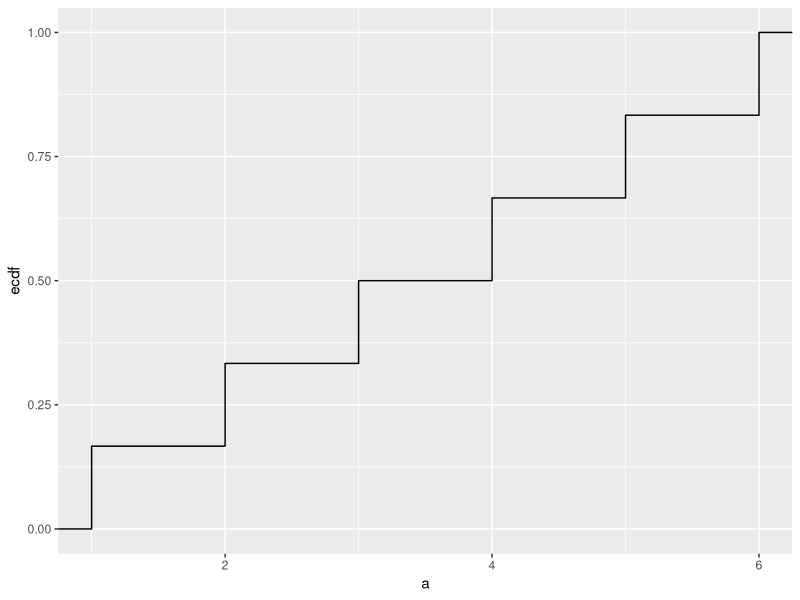

Recreate this plot in R.
test_frame = data.frame(a=c(1,2,3,4,5,6))
test_frame
library(ggplot2)
ggplot(test_frame, aes(x=a))+stat_ecdf(geom="step")
